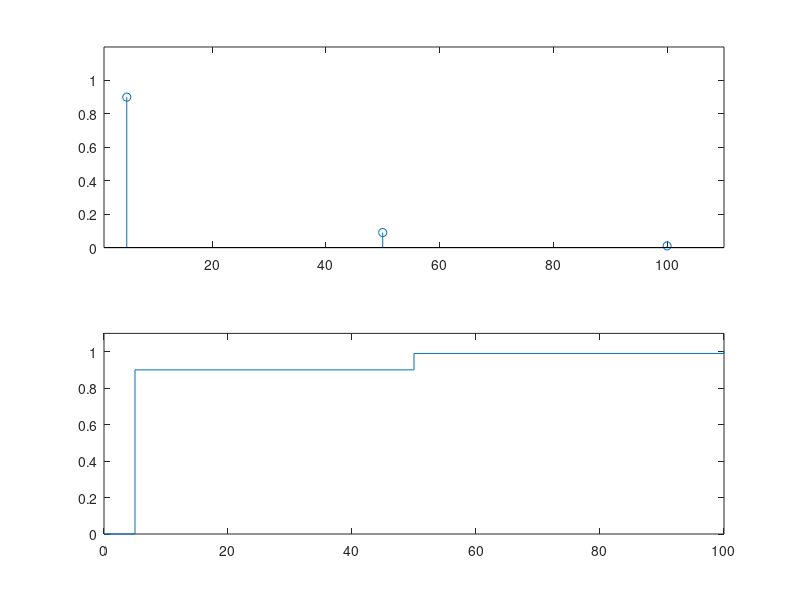

Recreate this plot in MATLAB.
% exercicio 2 -> parte 2.2

% alinea a)

% 90 notas de 5 // 9 notas de 50 // 1 nota de 100
% 100 notas no total 
% notas de 5 - 90 /100 - 0.9
% notas de 50 - 9 /100 - 0.09
% notas de 100 - 1/100 - 0.01


% alinea b)

nr5 = 5 * ones(1,90);
nr50 = 50 * ones(1,9);
nr100 = 100 * ones(1,1) ; 

aux = [nr5,nr50,nr100] ;

aux2 = aux(randperm(100)) ; % distribui aleatoriamente os numeros da matriz aux

experiencia1 = sum(aux2 == 5) / 100 ;
experiencia2 = sum(aux2 == 50) / 100 ;
experiencia3 = sum(aux2 == 100) / 100 ;

fprintf('Probabilidade de sair uma nota de 5 e : %1.4f\n',experiencia1) ;

fprintf('Probabilidade de sair uma nota de 50 e : %1.4f\n',experiencia2) ;


fprintf('Probabilidade de sair uma nota de 100 e : %1.4f\n',experiencia3) ;

% alinea c)

x = [5 50 100] ;
px= [90/100 9/100 1/100] ;
subplot(2,1,1)
stem(x,px) ;
xlim([1,110])
ylim([0,1.2])

fx = cumsum(px);
subplot(2,1,2)
stairs([0 x 100], [0 fx 1])

ylim([0 1.1])


